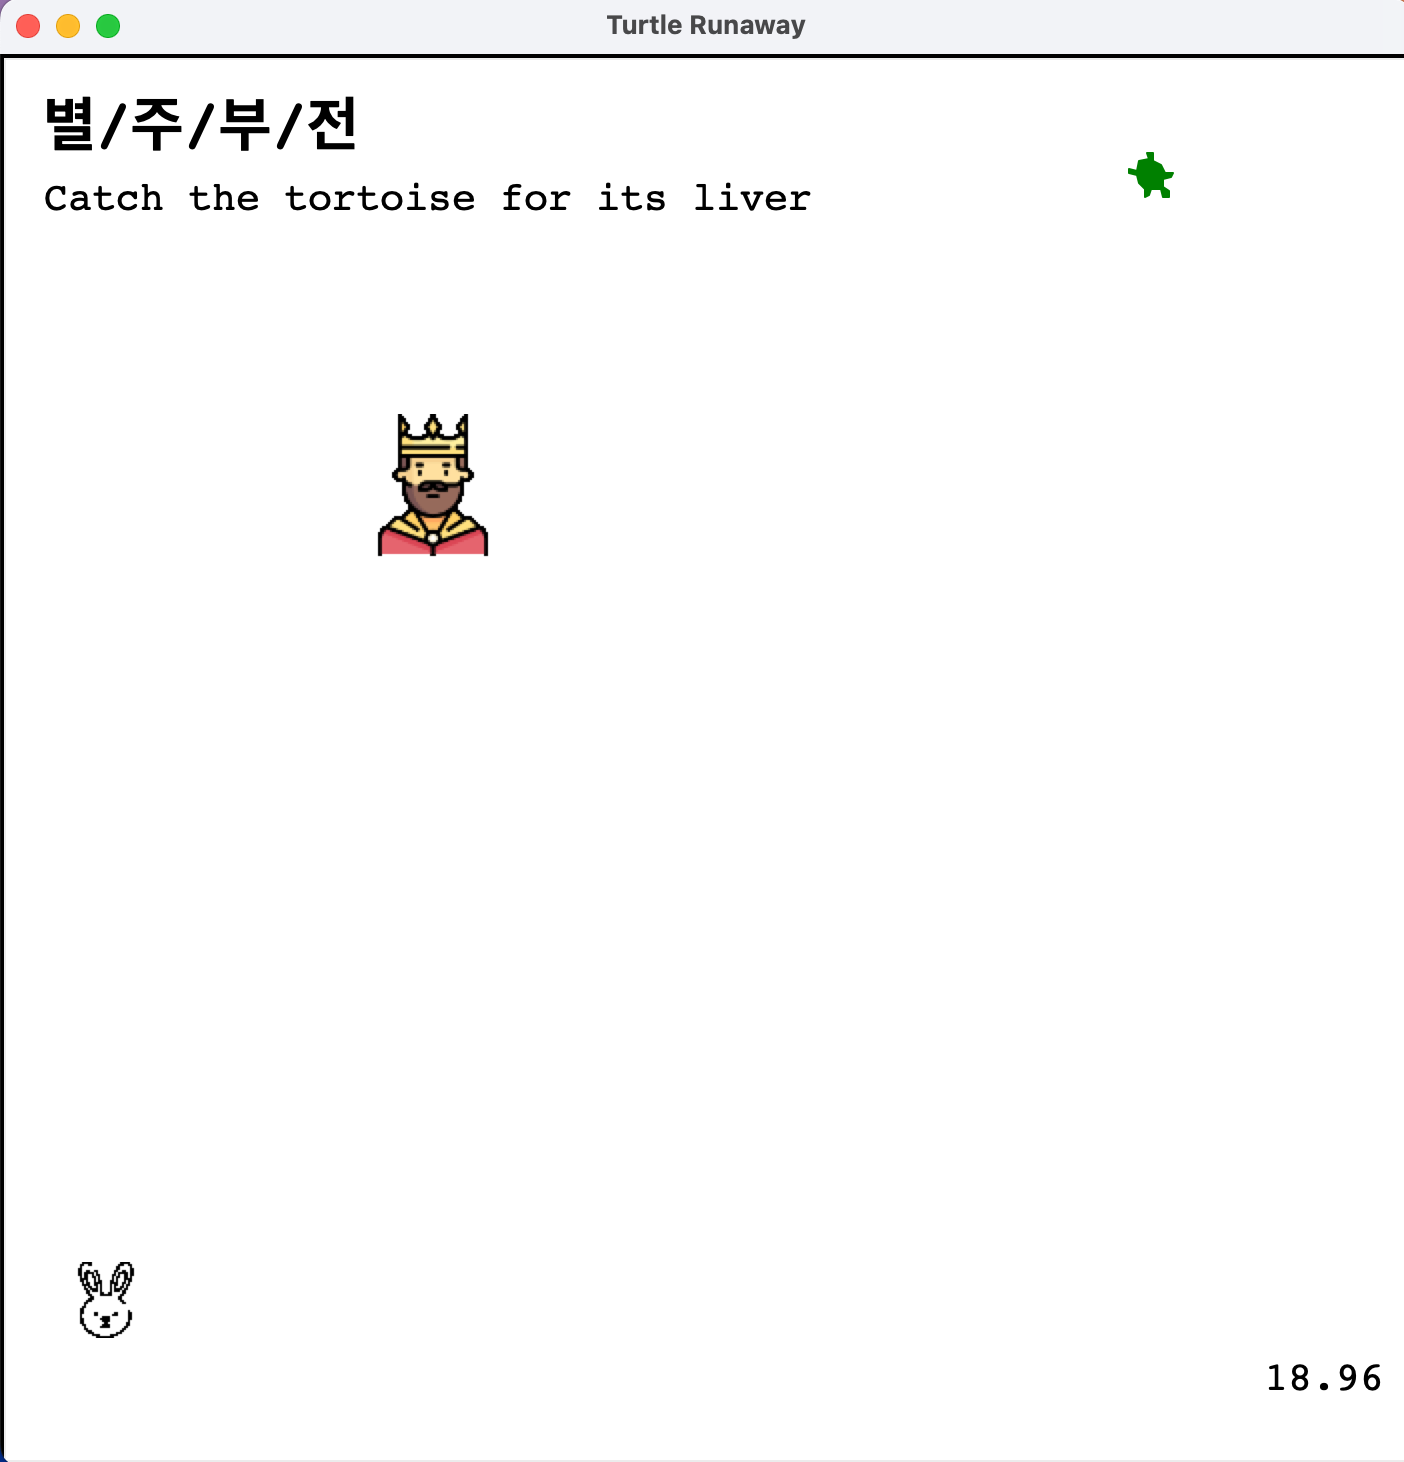

Recreate this plot in Python.
# This example is not working in Spyder directly (F5 or Run)
# Please type '!python turtle_runaway.py' on IPython console in your Spyder.
import tkinter as tk
import turtle, random, time, os

WIDTH = 700
HEIGHT = 700

# stage enum
# 0: chasing
# 1: catched
# 2: escaped
# 3: lose
# 4: win

class RunawayGame:
    def __init__(self, stage, canvas, player, robot, dest, catch_radius=20):
        self.stage = stage
        self.next_stage_time = 0
        self.canvas = canvas
        self.player = player
        self.robot = robot
        self.dest = dest
        self.catch_radius2 = catch_radius**2

        self.start_time = time.time()

        # Initialize 'runner' and 'chaser'
        self.player.shape(os.path.join(os.path.dirname(__file__), 'rabbit.gif'))
        self.player.color('blue')
        self.player.hideturtle()
        self.player.penup()

        self.robot.shape('turtle')
        self.robot.color('green')
        self.robot.hideturtle()
        self.robot.penup()

        self.dest.shape(os.path.join(os.path.dirname(__file__), 'king.gif'))
        self.dest.hideturtle()
        self.dest.penup()

        self.drawer = turtle.RawTurtle(canvas)
        self.drawer.hideturtle()
        self.drawer.penup()
        self.drawer.setpos(-330, 300)
        self.drawer.write('별/주/부/전 리벤져', font=('Courier', 30, 'bold'))
        self.drawer.setpos(-330, 270)
        self.drawer.write('Catch the tortoise for its liver', font=('Courier', 20))
        
        self.timer = turtle.RawTurtle(canvas)
        self.timer.hideturtle()
        self.timer.penup()
        self.timer.setpos(280, -320)
        self.timer.write(0.00, font=('Courier', 20))

    def is_catched(self, a, b):
        p = a.pos()
        q = b.pos()
        dx, dy = p[0] - q[0], p[1] - q[1]
        return dx**2 + dy**2 < self.catch_radius2

    def start(self, ai_timer_msec=100):
        def randomPosition(distance, object):
            x, y = 0, 0
            while (x - object.pos()[0])**2 + (y - object.pos()[1])**2 < distance**2:
                x, y = random.randint(-WIDTH, WIDTH - 20), random.randint(-HEIGHT, HEIGHT - 20)
            return x/2, y/2

        self.player.setpos(-WIDTH/2 + 10, -HEIGHT/2 + 10)
        self.player.setheading(0)

        self.robot.setpos(randomPosition(WIDTH * 0.2, self.player))
        self.robot.setheading(random.randint(0, 360))

        self.dest.setpos(randomPosition(WIDTH * 0.7, self.player))
        self.dest.setheading(0)

        self.player.showturtle()
        self.robot.showturtle()
        self.dest.showturtle()

        self.ai_timer_msec = ai_timer_msec
        self.canvas.ontimer(self.step, self.ai_timer_msec)

    def step(self):
        self.robot.run_ai()

        # Catch the Tortoise
        if self.is_catched(self.player, self.robot):
            if self.stage[0] == 0:
                self.next_stage_time = time.time() + 2
                self.stage[0] = 1

                self.drawer.undo()
                self.drawer.write('Go to king to escape the angry tortoise', font=('Courier', 20))
            elif self.stage[0] == 2:
                self.stage[0] = 3
                self.drawer.undo()
                self.drawer.write('The angry tortoise catched you. You Lose!', font=('Courier', 20))
        
        # Tortoise is angry
        if self.stage[0] == 1 and time.time() > self.next_stage_time:
            self.stage[0] = 2

        # Go to the King
        if self.is_catched(self.player, self.dest):
            if self.stage[0] == 1 or self.stage[0] == 2:
                self.stage[0] = 4
                self.drawer.undo()
                self.drawer.write('Thanks to you, the Dragon King is healthy. You Win!', font=('Courier', 20))
                self.player.hideturtle()
                self.robot.hideturtle()
                self.dest.hideturtle()

                during = time.time() - self.start_time
                if during < 10:
                    grade = 'S'
                elif during < 20:
                    grade = 'A'
                elif during < 30:
                    grade = 'B'
                elif during < 40:
                    grade = 'C'
                elif during < 50:
                    grade = 'D'
                else:
                    grade = 'E'

                self.drawer.setpos(-60, 90)
                self.drawer.write('Your Score:', font=('Courier', 20))
                self.drawer.setpos(-35, -50)
                self.drawer.write(grade, font=('Courier', 140, 'bold'))
                self.drawer.setpos(-240, -80)
                self.drawer.write('<10s: S  <20s: A  <30s: B  <40s: C  <50s: D  >=50s: E', font=('Courier', 15))

        # Update Timer
        if self.stage[0] < 3:
            self.timer.undo()
            self.timer.write(round(time.time() - self.start_time, 2), font=('Courier', 20))

        self.canvas.ontimer(self.step, self.ai_timer_msec)
        

def inbound(self, do, rollback):
    do(self.step_move)
    x, y = self.pos()
    if not (-WIDTH/2 < x < WIDTH/2) or not (-HEIGHT/2 < y < HEIGHT/2):
        rollback(self.step_move)

class PlayerMover(turtle.RawTurtle):
    def __init__(self, canvas, stage, step_move=10):
        super().__init__(canvas)
        self.step_move = step_move
        self.stage = stage

        def move(self, angle):
            self.setheading(angle)
            inbound(self, self.forward, self.backward)

        # Register event handlers
        canvas.onkeypress(lambda: move(self, 90), 'Up')
        canvas.onkeypress(lambda: move(self, 270), 'Down')
        canvas.onkeypress(lambda: move(self, 180), 'Left')
        canvas.onkeypress(lambda: move(self, 0), 'Right')
        canvas.listen()

class RandomMover(turtle.RawTurtle):
    def __init__(self, canvas, stage, step_move=20, step_turn=10):
        super().__init__(canvas)
        self.step_move = step_move
        self.step_turn = step_turn
        self.stage = stage

    def run_ai(self):
        if self.stage[0] == 0:
            mode = random.randint(0, 2)
            if mode == 0:
                inbound(self, self.forward, self.backward)
            elif mode == 1:
                self.left(self.step_turn)
            elif mode == 2:
                self.right(self.step_turn)
        elif self.stage[0] == 1:
            self.color('yellow')
        elif self.stage[0] == 2:
            self.color('red')
            pos = player.pos()
            self.setheading(self.towards(pos))
            self.forward(self.step_move * 0.8)

class DestMover(turtle.RawTurtle):
    def __init__(self, canvas, step_move=10, step_turn=10):
        super().__init__(canvas)
        self.step_move = step_move
        self.step_turn = step_turn
        

if __name__ == '__main__':
    # Use 'TurtleScreen' instead of 'Screen' to prevent an exception from the singleton 'Screen'
    root = tk.Tk()
    root.title('Turtle Runaway')
    canvas = tk.Canvas(root, width=WIDTH, height=HEIGHT)
    canvas.pack()
    screen = turtle.TurtleScreen(canvas)
    screen.addshape(os.path.join(os.path.dirname(__file__), 'king.gif'))
    screen.addshape(os.path.join(os.path.dirname(__file__), 'rabbit.gif'))

    stage = [0]

    player = PlayerMover(screen, stage)
    robot = RandomMover(screen, stage)
    dest = DestMover(screen)

    game = RunawayGame(stage, screen, player, robot, dest)
    game.start()
    screen.mainloop()
